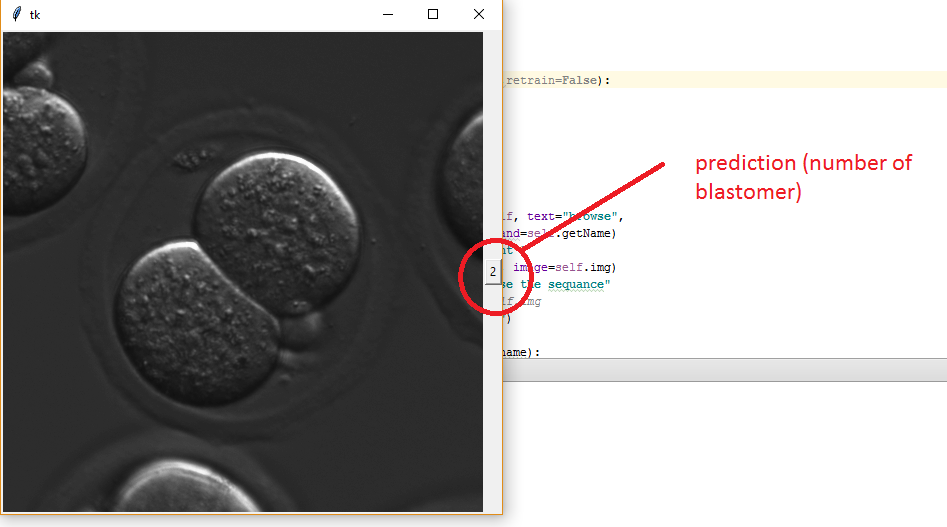
#> input picture prediction.png, 947 x 527 px
$ python -i helper.py   (imports and definitions only)
#> lines starting #> are read from the running program, lines starting #| are printed output that depends on the picture; after the words box and inside, x2 and y2 are one past the last pixel; in counts of white or black regions, pixels touching at a corner belong together
from skimage.filters import frangi, sobel
from skimage import exposure
from skimage.morphology import erosion, square

from scipy import ndimage as ndi
from sklearn.decomposition import PCA

import numpy as np
'''
@author Ilham Kusuma
@email ilham.suk@gmail.com
'''

equalize = lambda img : exposure.equalize_adapthist(img, clip_limit=0.03)

def featureExtractionFBP(img):
   len = 90
   img = equalize(img)
   img2=img[len:-len,len:-len]

   img = frangi(img2)
   hist, rr = np.histogram(img, bins=100)
   img = img > rr[10]
   img = erosion(img, square(3))

   label_objects, nb_labels = ndi.label(img)
   sizes = np.bincount(label_objects.ravel())
   sizes[0]=0
   mask_sizes = sizes >= 400#np.max(sizes) #& (sizes<40000)#((np.max(sizes)+np.mean(sizes))*0.3)
   filled_cleaned = mask_sizes[label_objects]

   img1 = erosion(sobel(filled_cleaned)>0,square(2))

   img3 = sobel(img2)
   img2 = img3>0.1
   img2 = erosion(img2,square(2))

   kp =[]
   for idx, ii in enumerate(img2):
      for idxy, jj in enumerate(ii):
         if jj:
            kp.extend([[idx,idxy]])
   kp=np.array(kp)
   cp = np.mean(kp,axis=0)

   feature = []
   bins = 10

   points_img1=[]

   for idxx, i in enumerate(img1):
      for idxy, val in enumerate(i):
         if val:
            points_img1.extend([[idxx,idxy]])
   points_img1 = np.array(points_img1)

   dist_p1 = np.sqrt(np.sum((points_img1-cp)**2,axis=1))
   hist1_img1, _ = np.histogram(dist_p1, bins=bins,
                               range=(0,220),
                               density=True)

   feature.extend(hist1_img1)
   feature.extend([np.var(dist_p1)])

   reduced_data = PCA(n_components=1).fit_transform(points_img1)
   hist2_img1, _ = np.histogram(reduced_data, bins=bins,
                                density=True)
   feature.extend(hist2_img1)

   return np.array(feature)

def featureExtractionTP(img):
    img2 = equalize(img)
    len=90

    img2=img2[len:-len,len:-len]
    img3 = sobel(img2)
    img2 = img3>0.1
    img2 = erosion(img2,square(2))

    kp =[]
    for idx, ii in enumerate(img2):
        for idxy, jj in enumerate(ii):
            if jj:
                kp.extend([[idx,idxy]])
    kp=np.array(kp)
    cp = np.mean(kp,axis=0)
    dist1 = np.sqrt(np.sum((kp-cp)**2,axis=1))
    hist,_ = np.histogram(dist1,bins=22,range=(0,220), density=True)
    reduced_data = PCA(n_components=1).fit_transform(kp)
    hist2_img1, _ = np.histogram(reduced_data, bins=22,
                                 density=True)
    hist = np.append(hist,hist2_img1)
    return np.append(hist,[np.mean(img2)])

>>> import cv2
>>> picture = cv2.imread('prediction.png', cv2.IMREAD_GRAYSCALE)
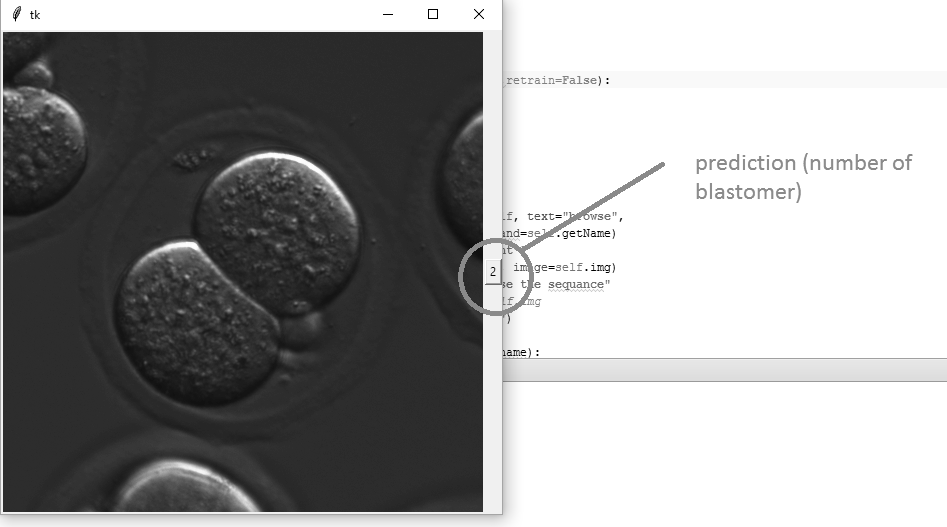
#> picture: shape (527, 947); min 0, max 255, mean 156.2
>>> result = featureExtractionFBP(picture)
#> in featureExtractionFBP, `img2=img[len:-len,len:-len]`:
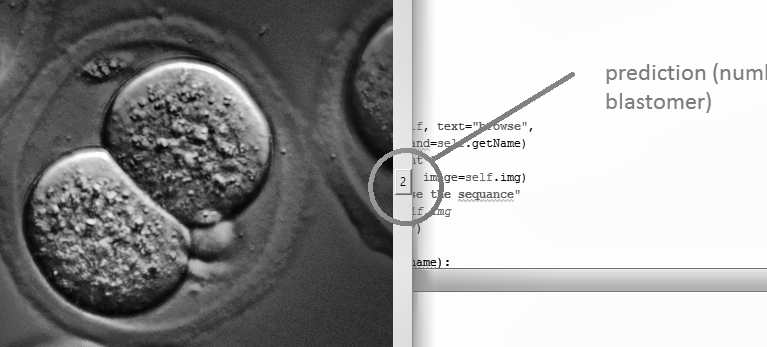
#> img2: shape (347, 767) float64; min 0.000735, max 1, mean 0.627
#> in featureExtractionFBP, `img = frangi(img2)`:
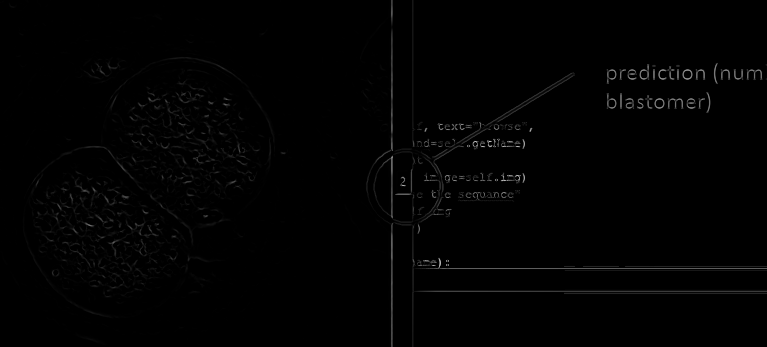
#> img: shape (347, 767) float64; min 0, max 0.78, mean 0.00794
#> in featureExtractionFBP, `hist, rr = np.histogram(img, bins=100)`: hist = 100 values, max 241877 at index 0, min 0 at index 71, mean 2661.5; rr = 101 values from 0 to 0.78
#> in featureExtractionFBP, `img = img > rr[10]`:
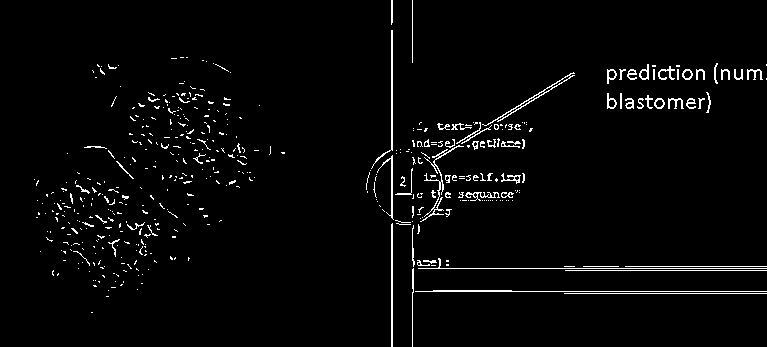
#> img: shape (347, 767) bool; 2.8% white in thin lines or dots
#> in featureExtractionFBP, `img = erosion(img, square(3))`:
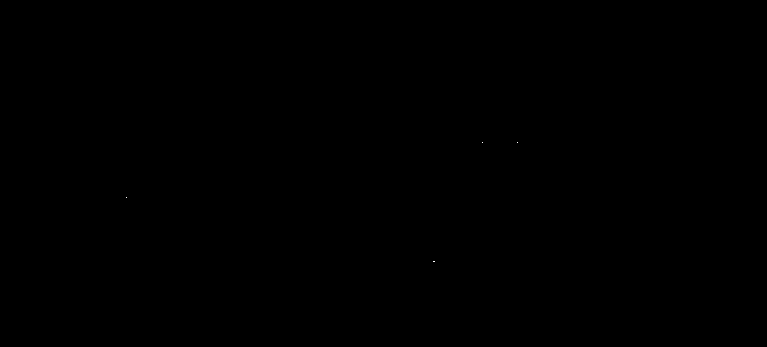
#> img: shape (347, 767) bool; 0% white in thin lines or dots, all inside (x1, y1, x2, y2) = (126, 142, 518, 262)
#> in featureExtractionFBP, `label_objects, nb_labels = ndi.label(img)`: label_objects: shape (347, 767) int32; 5 distinct labels, from 0 to 4
#> in featureExtractionFBP, `label_objects, nb_labels = ndi.label(img)`: nb_labels = 4
#> in featureExtractionFBP, `sizes = np.bincount(label_objects.ravel())`: sizes = [266144, 1, 1, 1, 2]
#> in featureExtractionFBP, `mask_sizes = sizes >= 400#np.max(sizes)`: mask_sizes = [False, False, False, False, False]
#> in featureExtractionFBP, `filled_cleaned = mask_sizes[label_objects]`: filled_cleaned: shape (347, 767) bool; every value is 0
#> in featureExtractionFBP, `img3 = sobel(img2)`:
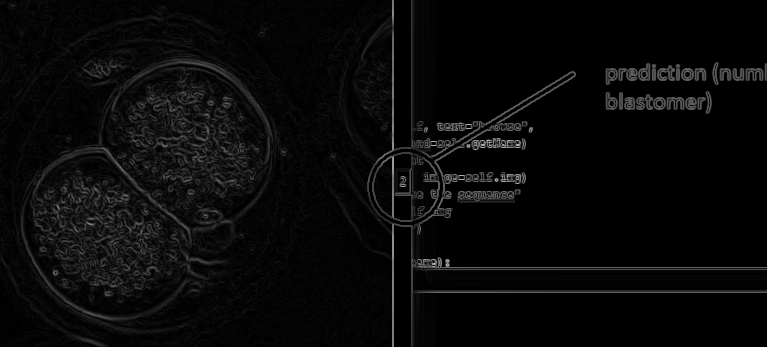
#> img3: shape (347, 767) float64; min 0, max 0.739, mean 0.0365
#> in featureExtractionFBP, `img2 = img3>0.1`: img2: shape (347, 767) bool; 10.5% white in thin lines or dots
#> in featureExtractionFBP, `img2 = erosion(img2,square(2))`:
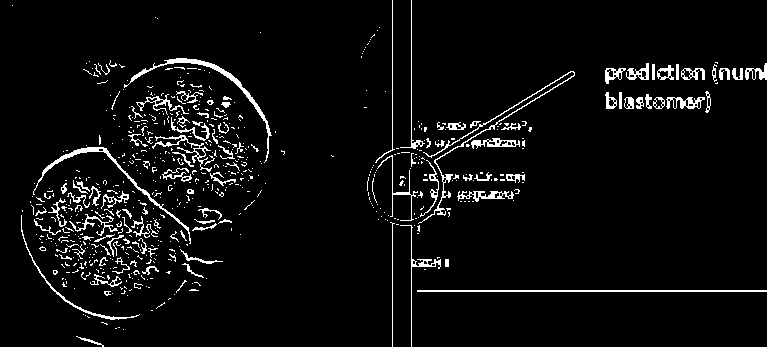
#> img2: shape (347, 767) bool; 5% white in thin lines or dots
#> after the loop in featureExtractionFBP, `for idx, ii in enumerate(img2):`: kp = 13439 pairs, first value 0 to 346, second value 12 to 766
#> in featureExtractionFBP, `cp = np.mean(kp,axis=0)`: cp = [171.1, 317.4]
#> after the loop in featureExtractionFBP, `for idxx, i in enumerate(img1):`: points_img1 = []
#> in featureExtractionFBP, `points_img1 = np.array(points_img1)`: points_img1 = empty array
#> (the run stopped early here; a loop or call above may not have finished)

$ run again, on select sequance.png
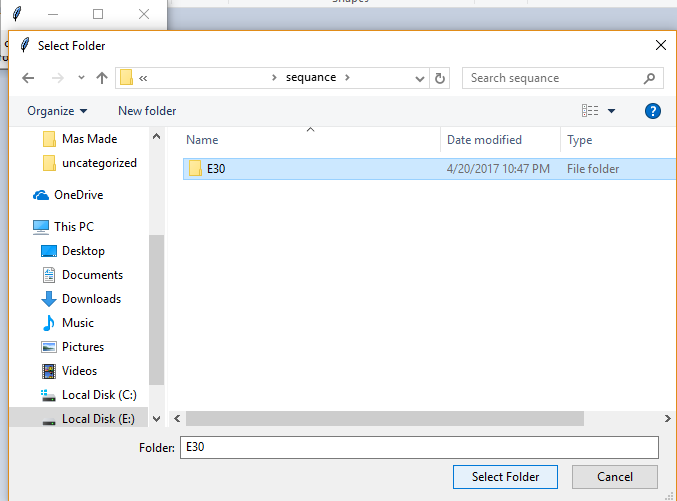
#> input picture select sequance.png, 677 x 501 px
#> hist = 100 values, max 153722 at index 0, min 0 at index 96, mean 1595.4; rr = 101 values from 0 to 0.86
#> in featureExtractionFBP, `img = img > rr[10]`:
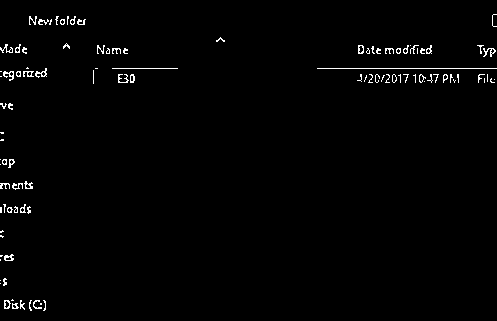
#> img: shape (321, 497) bool; 1.3% white in thin lines or dots
#> label_objects: shape (321, 497) int32; 9 distinct labels, from 0 to 8
#> nb_labels = 8
#> sizes = [159525, 1, 2, 1, 4, 1, 1, 1, 1]
#> mask_sizes = [False, False, False, False, False, False, False, False, False]
#> filled_cleaned: shape (321, 497) bool; every value is 0
#> in featureExtractionFBP, `img2 = erosion(img2,square(2))`:
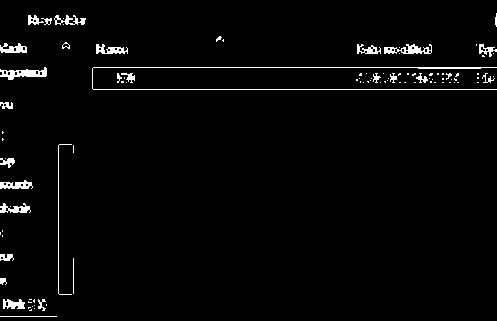
#> img2: shape (321, 497) bool; 2.5% white; 98 white regions (68 under 20 px), largest, box (x1, y1, x2, y2) and area: (92, 67, 497, 90) 892, (0, 67, 47, 80) 306, (384, 44, 432, 54) 259
#> after the loop in featureExtractionFBP, `for idx, ii in enumerate(img2):`: kp = 3945 pairs, first value 13 to 316, second value 0 to 496
#> cp = [109.6, 179.9]
#> after the loop in featureExtractionFBP, `for idxx, i in enumerate(img1):`: points_img1 = []
#> in featureExtractionFBP, `points_img1 = np.array(points_img1)`: points_img1 = empty array
